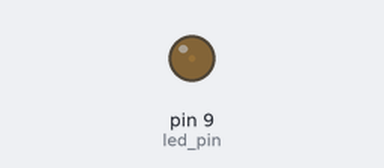
Recording of a sketch running on a simulated Arduino Uno, built with avr-gcc and run on an emulated ATmega328P. Parts: output pins drawn as LEDs (lit = HIGH).

Above: at 0.05 s.
At 0.6 s:
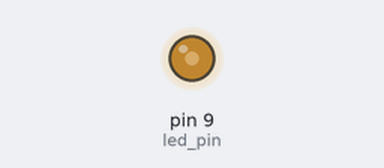
At 1.15 s:
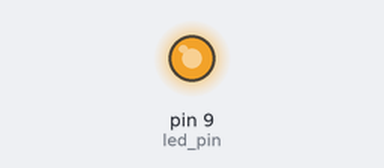
At 2.3 s:
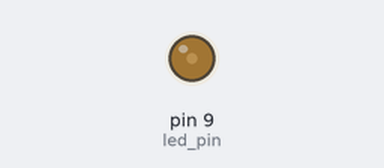
Timing chart, 0 to 5.9 s (numbered marks = the images above):
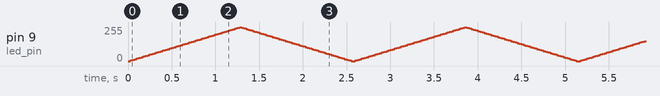

The sketch:

led_fade.ino
```cpp
int led_pin = 9;//pin initial
/*pwm pins 3, 5, 6, 9, 10, and 11*/
void setup() {
  pinMode(led_pin,OUTPUT);//pin setup as output
}

void loop() {
  for(int i = 0; i<255;i+=5){// for loop for increasing fade
    analogWrite(led_pin,i);// increasing 5++
    delay(25);//wait 25 mili sec
  }
  for(int i = 255; i>=0;i-=5){// for loop for decreasing fade
    analogWrite(led_pin,i);// increasing 5--
    delay(25);//wait 25 mili sec
  }
}
```
